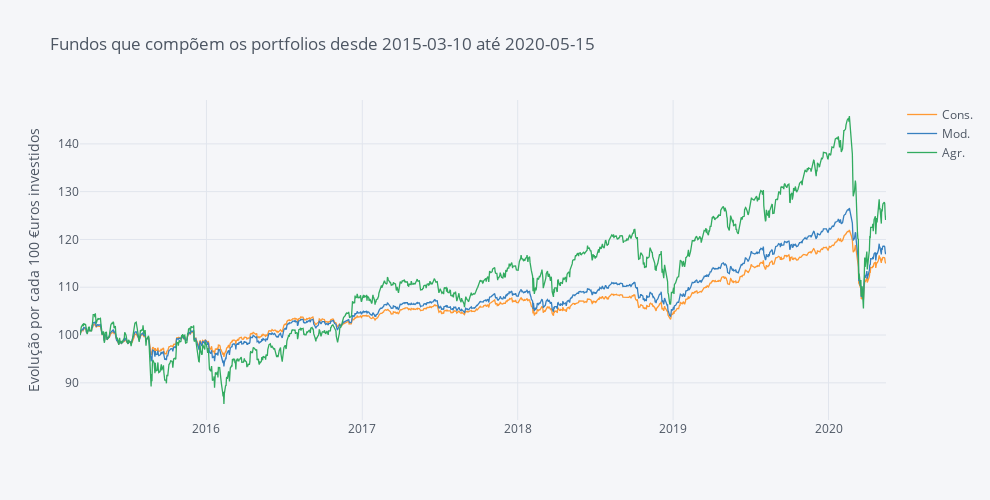

Source (notebook cell):
### Markdown cell above
### Portfolios:

- Portfolio Conservador:
    - 30% IWDA (MSCI World) - [Homepage](https://www.ishares.com/nl/particuliere-belegger/nl/producten/251882/ishares-msci-world-ucits-etf-acc-fund) (tem de se traduzir para inglês usando a funcionalidade "translate to english" do chrome)
    - 70% Vanguard Global Bond - [Homepage](https://global.vanguard.com/portal/site/kiids/pt/pt/documents) // [Kiid](https://global.vanguard.com/portal/site/loadPDF?country=pt&docId=10417)
    
    
- Portfolio Moderado:
    - 60% IWDA (MSCI World) - [Homepage](https://www.ishares.com/nl/particuliere-belegger/nl/producten/251882/ishares-msci-world-ucits-etf-acc-fund) (tem de se traduzir para inglês usando a funcionalidade "translate to english" do chrome)
    - 40% Vanguard Global Bond - [Homepage](https://global.vanguard.com/portal/site/kiids/pt/pt/documents) // [Kiid](https://global.vanguard.com/portal/site/loadPDF?country=pt&docId=10417)
    
    
- Portfolio Agressivo:
    - 80% IWDA (MSCI World) - [Homepage](https://www.ishares.com/nl/particuliere-belegger/nl/producten/251882/ishares-msci-world-ucits-etf-acc-fund) (tem de se traduzir para inglês usando a funcionalidade "translate to english" do chrome)
    - 20% Vanguard Global Bond - [Homepage](https://global.vanguard.com/portal/site/kiids/pt/pt/documents) // [Kiid](https://global.vanguard.com/portal/site/loadPDF?country=pt&docId=10417)

### Code cell
portfolios.iplot(dimensions=fa.dimensions, title='Fundos que compõem os portfolios desde ' +  Begin + ' até ' + End,
             yTitle='Evolução por cada 100 €uros investidos')

### Figure 1 — Plotly figure (JSON) as saved in the notebook; plotly's stock layout.template omitted (floating-point values rounded to 4 significant figures; data arrays with more than 128 entries replaced by an {"elided": "..."} marker saying what was removed)
{"data": [{"line": {"color": "rgba(255, 153, 51, 1.0)", "dash": "solid", "shape": "linear", "width": 1.3}, "mode": "lines", "name": "Cons.", "text": "", "type": "scatter", "x": {"elided": "1357 str values"}, "y": {"elided": "1357 float values"}}, {"line": {"color": "rgba(55, 128, 191, 1.0)", "dash": "solid", "shape": "linear", "width": 1.3}, "mode": "lines", "name": "Mod.", "text": "", "type": "scatter", "x": {"elided": "1357 str values"}, "y": {"elided": "1357 float values"}}, {"line": {"color": "rgba(50, 171, 96, 1.0)", "dash": "solid", "shape": "linear", "width": 1.3}, "mode": "lines", "name": "Agr.", "text": "", "type": "scatter", "x": {"elided": "1357 str values"}, "y": {"elided": "1357 float values"}}], "layout": {"height": 500, "legend": {"bgcolor": "#F5F6F9", "font": {"color": "#4D5663"}}, "paper_bgcolor": "#F5F6F9", "plot_bgcolor": "#F5F6F9", "title": {"font": {"color": "#4D5663"}, "text": "Fundos que compõem os portfolios desde 2015-03-10 até 2020-05-15"}, "width": 990, "xaxis": {"autorange": true, "gridcolor": "#E1E5ED", "range": ["2015-03-10", "2020-05-15"], "showgrid": true, "tickfont": {"color": "#4D5663"}, "title": {"font": {"color": "#4D5663"}, "text": ""}, "type": "date", "zerolinecolor": "#E1E5ED"}, "yaxis": {"autorange": true, "gridcolor": "#E1E5ED", "range": [82.22, 149.2], "showgrid": true, "tickfont": {"color": "#4D5663"}, "title": {"font": {"color": "#4D5663"}, "text": "Evolução por cada 100 €uros investidos"}, "type": "linear", "zerolinecolor": "#E1E5ED"}}}
